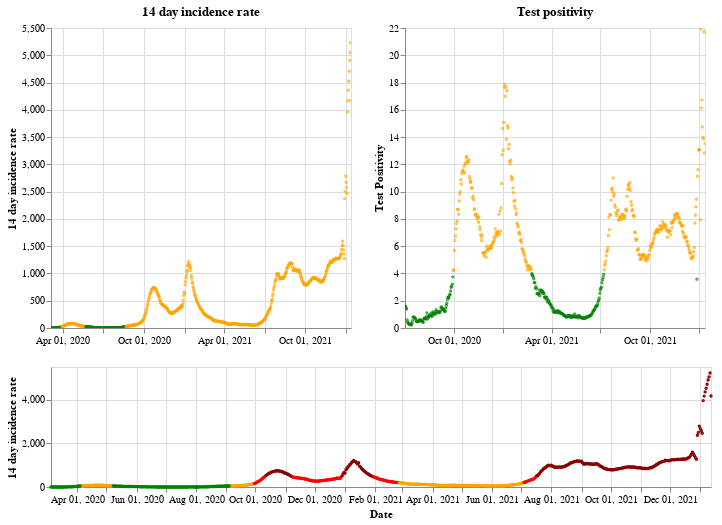

The code cell stored with this chart in its notebook:
### Markdown cell above
## Northern Ireland

### Code cell
plot_traffic_light('Northern Ireland')

### Figure 1 — Vega-Lite specification as saved in the notebook (floating-point values rounded to 4 significant figures; data arrays with more than 128 entries replaced by an {"elided": "..."} marker saying what was removed)
{"config": {"view": {"continuousWidth": 400, "continuousHeight": 300}}, "vconcat": [{"hconcat": [{"mark": {"type": "point", "size": 2}, "encoding": {"color": {"condition": {"value": "green", "test": "(datum.twoWeeklyCasesRate <= 25)"}, "value": "orange"}, "tooltip": [{"type": "nominal", "field": "areaName"}, {"type": "temporal", "field": "date"}, {"type": "quantitative", "field": "twoWeeklyCasesRate"}, {"type": "quantitative", "field": "testPositivity"}], "x": {"type": "temporal", "axis": {"title": ""}, "field": "date", "scale": {"domain": {"selection": "DateBrush"}}, "timeUnit": "yearmonthdate"}, "y": {"type": "quantitative", "axis": {"title": "14 day incidence rate"}, "field": "twoWeeklyCasesRate"}}, "title": "14 day incidence rate", "width": 300}, {"mark": {"type": "point", "size": 2}, "encoding": {"color": {"condition": {"value": "green", "test": "(datum.testPositivity <= 4)"}, "value": "orange"}, "tooltip": [{"type": "nominal", "field": "areaName"}, {"type": "temporal", "field": "date"}, {"type": "quantitative", "field": "twoWeeklyCasesRate"}, {"type": "quantitative", "field": "testPositivity"}], "x": {"type": "temporal", "axis": {"title": ""}, "field": "date", "scale": {"domain": {"selection": "DateBrush"}}, "timeUnit": "yearmonthdate"}, "y": {"type": "quantitative", "axis": {"title": "Test Positivity"}, "field": "testPositivity"}}, "title": "Test positivity", "width": 300}]}, {"layer": [{"mark": {"type": "point", "size": 2}, "encoding": {"color": {"condition": {"value": "orange", "test": "(((datum.testPositivity < 4) && (datum.twoWeeklyCasesRate >= 50)) && (datum.twoWeeklyCasesRate < 200))"}, "value": "red"}, "opacity": {"condition": {"value": 1, "test": "((datum.twoWeeklyCasesRate >= 50) && (datum.twoWeeklyCasesRate < 500))"}, "value": 0}, "tooltip": [{"type": "nominal", "field": "areaName"}, {"type": "temporal", "field": "date"}, {"type": "quantitative", "field": "twoWeeklyCasesRate"}, {"type": "quantitative", "field": "testPositivity"}], "x": {"type": "temporal", "axis": {"title": "Date"}, "field": "date", "timeUnit": "yearmonthdate"}, "y": {"type": "quantitative", "axis": {"title": "14 day incidence rate"}, "field": "twoWeeklyCasesRate"}}, "selection": {"DateBrush": {"type": "interval", "encodings": ["x"], "fields": ["Time"]}}}, {"mark": {"type": "point", "size": 2}, "encoding": {"color": {"value": "darkred"}, "opacity": {"condition": {"value": 1, "test": "(datum.twoWeeklyCasesRate >= 500)"}, "value": 0}, "tooltip": [{"type": "nominal", "field": "areaName"}, {"type": "temporal", "field": "date"}, {"type": "quantitative", "field": "twoWeeklyCasesRate"}, {"type": "quantitative", "field": "testPositivity"}], "x": {"type": "temporal", "axis": {"title": "Date"}, "field": "date", "timeUnit": "yearmonthdate"}, "y": {"type": "quantitative", "axis": {"title": "14 day incidence rate"}, "field": "twoWeeklyCasesRate"}}}, {"mark": {"type": "point", "size": 2}, "encoding": {"color": {"condition": {"value": "green", "test": "((datum.testPositivity < 4) && (datum.twoWeeklyCasesRate < 50))"}, "value": "orange"}, "opacity": {"condition": {"value": 1, "test": "(datum.twoWeeklyCasesRate < 50)"}, "value": 0}, "tooltip": [{"type": "nominal", "field": "areaName"}, {"type": "temporal", "field": "date"}, {"type": "quantitative", "field": "twoWeeklyCasesRate"}, {"type": "quantitative", "field": "testPositivity"}], "x": {"type": "temporal", "axis": {"title": "Date"}, "field": "date", "timeUnit": "yearmonthdate"}, "y": {"type": "quantitative", "axis": {"title": "14 day incidence rate"}, "field": "twoWeeklyCasesRate"}}}], "height": 120, "width": 660}], "data": {"name": "data-5c8a89f6c74d37b74029c751b3fc5089"}, "$schema": "https://vega.github.io/schema/vega-lite/v4.8.1.json", "datasets": {"data-5c8a89f6c74d37b74029c751b3fc5089": {"elided": "679 records"}}}
